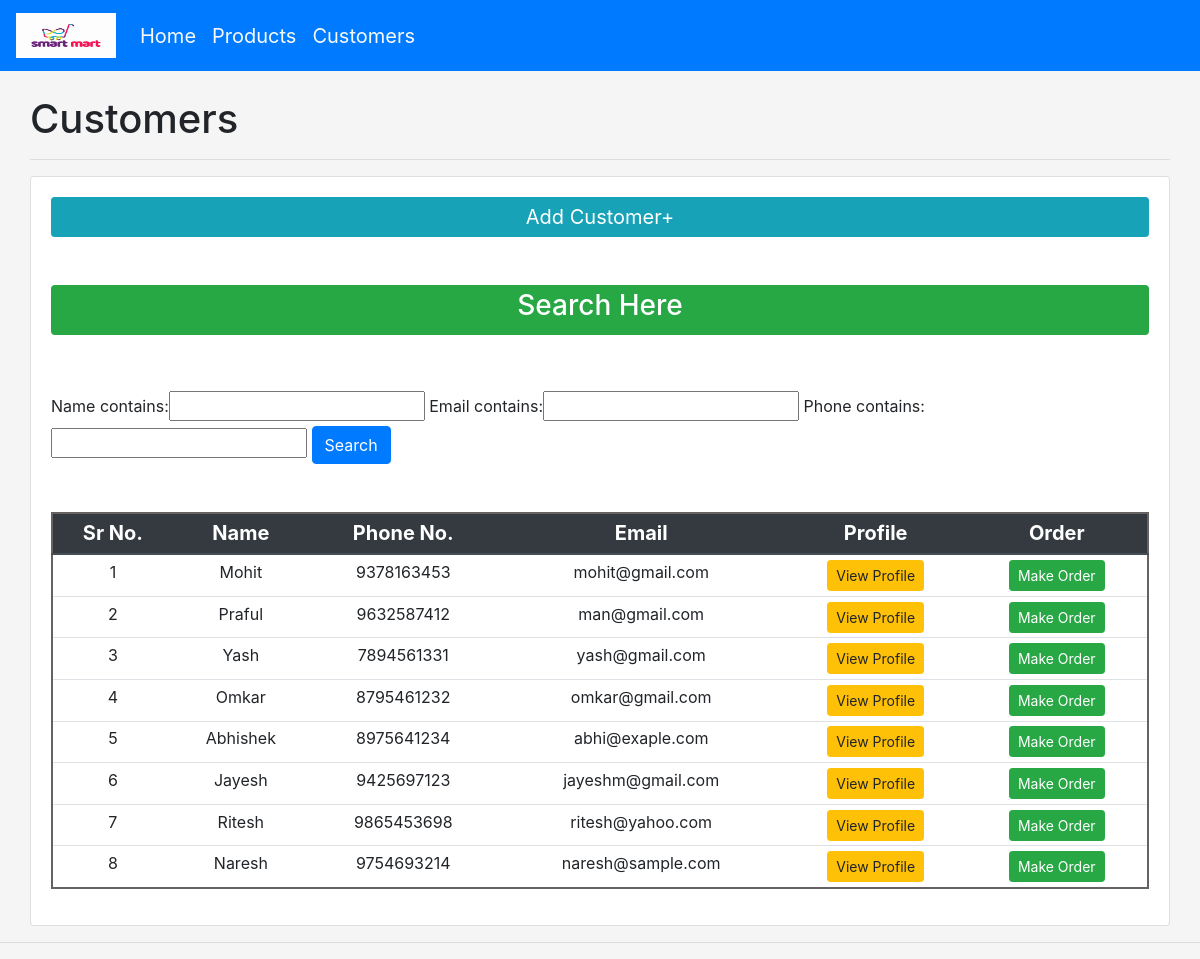
The app's page /customers/ with its own data.
### accounts/models.py (models this page shows, shortened)
class Customer(models.Model):
    name = models.CharField(max_length=200, null=True)
    phone = models.CharField(max_length=200, null=True)
    email = models.CharField(max_length=200, null=True)
    address = models.CharField(max_length=500, null=True)
    date_created = models.DateTimeField(auto_now_add=True,null=True)

### accounts/views.py (the view)
# urls.py: path('customers/',views.customers,name='customers'),
def customers(request):
    customers = Customer.objects.all()
    myFilter = CustomerFilter(request.GET, queryset=customers)
    customers = myFilter.qs
    context = {'customers': customers, 'myFilter': myFilter}
    return render(request, 'accounts/customers.html', context)

### accounts/templates/accounts/customers.html
{% extends 'accounts/main.html' %}
{% block content %}
<br>
<div class="col-md">
    <h1>Customers</h1>
    <hr>
    <div class="card card-body">
        <a style="font-size: 20px;" class="btn btn-sm btn-info" href="{% url 'addcustomer' %}">Add Customer+</a>
        <br><br>
        <div class="p-1 mb-2 bg-success text-white text-center rounded"><h3>Search Here</h3></div>
        <br><br>
        <form method="get">
            {{myFilter.form}}
          <button class="btn btn-primary" type="submit">Search</button>
        </form>
        <br><br>
        <table class="table table-sm table-hover text-center" >
            <thead class="thead-dark">
                <tr style="font-size: 20px;">
                    <th>Sr No.</th>
                    <th>Name</th>
                    <th>Phone No.</th>
                    <th>Email</th>
                    <th>Profile</th>
                    <th>Order</th>
                </tr>
            </thead>
            {% for customer in customers %}
            <tr>
                <td>{{ forloop.counter }}</td>
                <td>{{customer.name}}</td>
                <td>{{customer.phone}}</td>
                <td>{{customer.email}}</td>
                <td><a class="btn btn-sm btn-warning" href="{% url 'customerprofile' customer.id %}">View Profile</a></td>
                <td><a class="btn btn-sm btn-success" href="{% url 'order' customer.id %}">Make Order</a></td>
            </tr>
            {% endfor %}
        </table>
    </div>
</div>
</div>
{% endblock %}

### accounts/templates/accounts/main.html (style rules this page uses)
body { background-color: whitesmoke; }
table { border: 2px solid rgb(102, 98, 98); }

### accounts/templates/accounts/navbar.html (style rules this page uses)
a { font-size: 20px; }

### records on screen
Customer: name "Mohit", phone "9378163453", email "mohit@gmail.com"
Customer: name "Praful", phone "9632587412", email "man@gmail.com"
Customer: name "Yash", phone "7894561331", email "yash@gmail.com"
Customer: name "Omkar", phone "8795461232", email "omkar@gmail.com"
Customer: name "Abhishek", phone "8975641234", email "abhi@exaple.com"
Customer: name "Jayesh", phone "9425697123", email "jayeshm@gmail.com"
Customer: name "Ritesh", phone "9865453698", email "ritesh@yahoo.com"
Customer: name "Naresh", phone "9754693214", email "naresh@sample.com"
